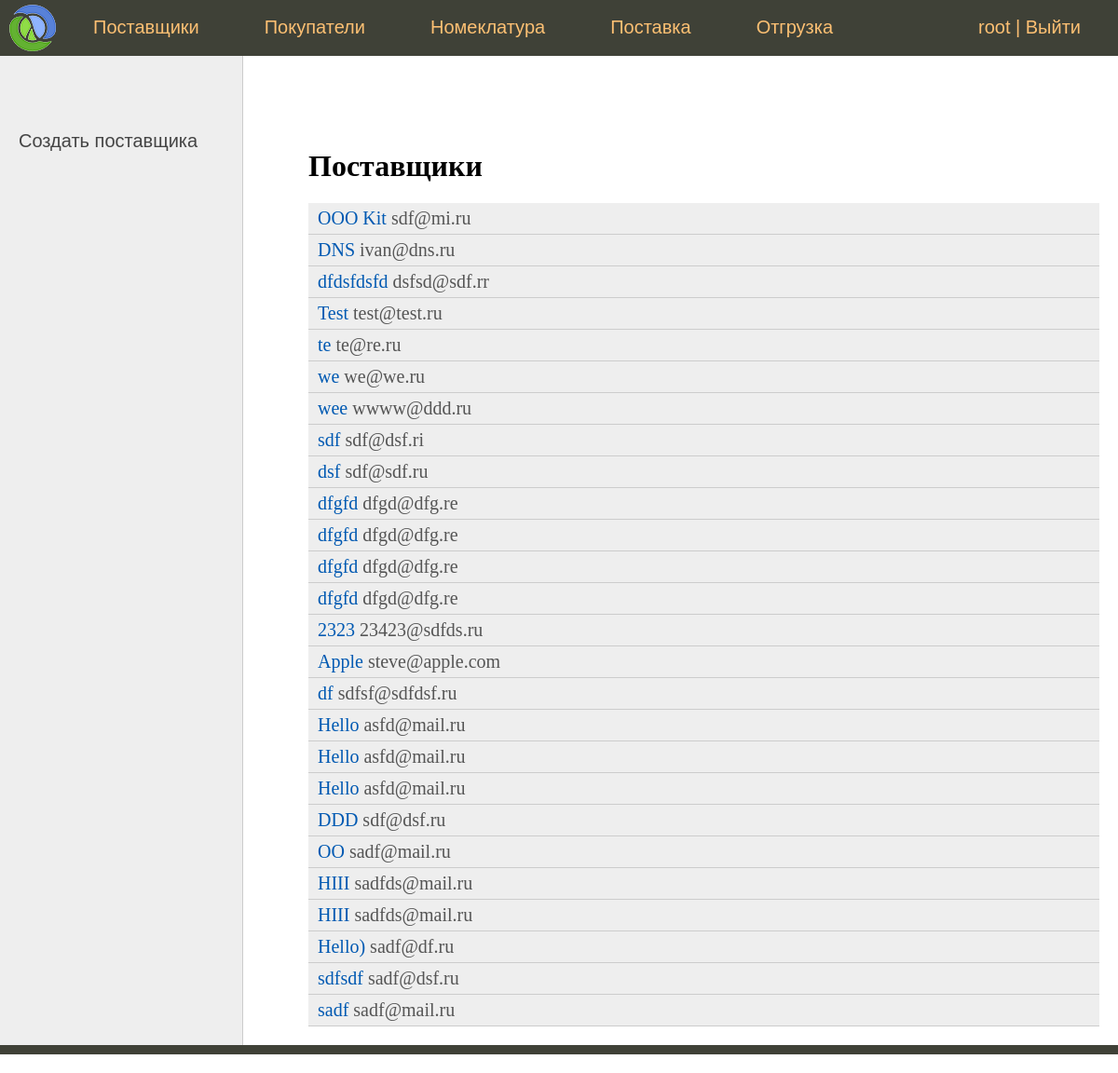
The page /vendor/ (signed in) on the database its author committed.
### sklad/models.py (models this page shows, shortened)
class Contactor(models.Model):
    fio = models.CharField('Фамилия Имя Отчество', max_length=100)
    email = models.EmailField('Email')
    phone = models.IntegerField('Телефон')

class Vendor(Contactor):
    name = models.CharField('Наименование', max_length=100)
    address = models.CharField('Адрес', max_length=100)
    categories = models.ManyToManyField(
        Category,
        verbose_name='Категории'
    )
    bank_details = models.OneToOneField(
        BankDetails,
        on_delete=models.DO_NOTHING,
        verbose_name='Банковские реквизиты'
    )
    def get_absolute_url(self):
        return reverse('vendor', kwargs={'pk': self.pk})
    class Meta:
        verbose_name = 'Поставщик'
        verbose_name_plural = 'Поставщики'

class Contactor(models.Model):
    fio = models.CharField('Фамилия Имя Отчество', max_length=100)
    email = models.EmailField('Email')
    phone = models.IntegerField('Телефон')

### sklad/views.py (the view)
# urls.py: path('vendor/', VendorListView.as_view(), name='vendor_list'),  #
class VendorListView(SuperUserRequiredMixin, DataMixin, ListView):
    model = Vendor
    template_name = 'sklad/contactor_list.html'
    context_object_name = 'vendors'
    def get_context_data(self, *, object_list=None, **kwargs):
        context = super().get_context_data(**kwargs)
        c_def = self.get_user_context(title="Главная страница")
        context = dict(list(context.items()) + list(c_def.items()))
        context['left_menu'] = [
            {'url_name': 'vendor_add', 'title': 'Создать поставщика'}
        ]
        context['title'] = 'Поставщики'
        return context

### sklad/mixin.py (called while the page is built)
    def dispatch(self, request, *args, **kwargs):
        if not request.user.is_superuser:
            return self.handle_no_permission()
        return super().dispatch(request, *args, **kwargs)

    def get_user_context(self, **kwargs):
        context = kwargs
        if self.request.user.is_superuser:
            context['menu'] = menu
        return context

### sklad/templates/sklad/contactor_list.html (shortened to what this page needs)
{% extends 'sklad/base.html' %}
{% block left_menu %}
    {% include 'sklad/left_menu.html' %}
{% endblock %}
{% block content %}
<h1>{{ title }}</h1>
<ul class="list-articles">
    {% if buyers %}
	{% for n in buyers %}
        <li>
            <div class="article-panel">
                <p class="first"><a href="{{ n.get_absolute_url }}">{{ n.fio }}</a> {{ n.email }}</p>
                <p class="last"></p>
            </div>
			<div class="clear"></div>
        </li>
	{% endfor %}
    {% elif vendors %}
 	{% for n in vendors %}
        <li>
            <div class="article-panel">
                <p class="first"><a href="{{ n.get_absolute_url }}">{{ n.name }}</a> {{ n.email }}</p>
            </div>
        </li>
	{% endfor %}
    {% endif %}
</ul>
{% endblock %}

### sklad/templates/sklad/base.html (shortened to what this page needs)
{% load static %}
<!DOCTYPE html>
<html>
<head>
	<link type="text/css" href="{% static 'sklad/css/styles.css' %}" rel="stylesheet" />
</head>
<body>
<table class="table-page" border=0 cellpadding="0" cellspacing="0">
<tr><td valign=top>
{% block mainmenu %}
		<div class="header">
			<ul id="mainmenu" class="mainmenu">
			<li class="logo"><a href="{% url 'home' %}"><div class="logo"></div></a></li>
{% for m in menu %}
			<li><a href="{% url m.url_name %}">{{m.title}}</a></li>
{% endfor %}
            {% if request.user.is_authenticated %}
				<li class="last">{{ user.username }} | <a href="{% url 'logout' %}">Выйти</a></li>
            {% else %}
                <li class="last"><a href="{% url 'login' %}">Войти</a></li>
            {% endif %}
			</ul>
		</div>
{% endblock mainmenu %}
<table class="table-content" border=0 cellpadding="0" cellspacing="0">
<tr>
	<td valign="top" class="left-chapters">
{% block left_menu %}{% endblock %}
</td>
<td valign="top" class="content">
	<div class="content-text">
{% block content %}
{% endblock %}
	</div>
</td></tr></table>
</td></tr>
<tr><td valign=top>
	<div id="footer">
	</div>
</td></tr></table>
</body>
</html>

### sklad/static/sklad/css/styles.css (style rules this page uses)
html, body { font-family: 'Arial'; margin: 0; padding: 0; height: 100%; width: 100%; color: #444; }
a { color: #0059b2; text-decoration: none; }
div.article-panel { background: #eee; padding: 5px 10px 5px 10px; box-sizing: border-box; overflow: hidden; color: #555; }
div.article-panel p.first { margin: 0; float: left; }
ul.list-articles { list-style: none; margin: 0; padding: 0; }
ul.list-articles li { border-bottom: 1px solid #ccc; }
.table-page { width: 100%; height: 100%; vertical-align: top; }
.table-page tr { height: 100%; }
.header { background: #3F4137; height: 60px; }
.logo { background: url('../images/logo.png') no-repeat 10px 5px; width: 70px; height: 60px; }
ul.mainmenu { list-style: none; margin: 0; padding: 0; height: 60px; color: #fdc073; font-size: 20px; overflow: hidden; }
ul.mainmenu li { float: left; margin: 18px 40px 0 30px; }
ul.mainmenu li.logo { margin: 0; }
ul.mainmenu li.last { float: right; }
ul.mainmenu li a { color: #fdc073; text-decoration: none; }
.table-content { width: 100%; min-height: 100%; height: 100%; }
.left-chapters { margin: 0; background: #eee; border-right: 1px solid #ccc; min-height: 100%; }
.content { padding: 40px 20px 20px 40px; width: 100%; box-sizing: border-box; }
.content-text { margin: 60px 0 0 30px; color: #000; font-size: 20px; font-family: Yandex Sans Display Light; }
.content-text h1 { font-size: 32px; }
#footer { box-sizing: border-box; background: #3F4137; padding: 5px; color: #aaa; font-size: 14px; font-family: Verdana, Geneva, Arial, Helvetica; text-align: left; overflow: hidden; }

### rows shown on the page
Vendor: name "OOO Kit", email "sdf@mi.ru"
Vendor: name "DNS", email "ivan@dns.ru"
Vendor: name "dfdsfdsfd", email "dsfsd@sdf.rr"
Vendor: name "Test", email "test@test.ru"
Vendor: name "te", email "te@re.ru"
Vendor: name "we", email "we@we.ru"
Vendor: name "wee", email "wwww@ddd.ru"
Vendor: name "sdf", email "sdf@dsf.ri"
Vendor: name "dsf", email "sdf@sdf.ru"
Vendor: name "dfgfd", email "dfgd@dfg.re"
Vendor: name "dfgfd", email "dfgd@dfg.re"
Vendor: name "dfgfd", email "dfgd@dfg.re"
Vendor: name "dfgfd", email "dfgd@dfg.re"
Vendor: name "2323", email "23423@sdfds.ru"
Vendor: name "Apple", email "steve@apple.com"
Vendor: name "df", email "sdfsf@sdfdsf.ru"
Vendor: name "Hello", email "asfd@mail.ru"
Vendor: name "Hello", email "asfd@mail.ru"
Vendor: name "Hello", email "asfd@mail.ru"
Vendor: name "DDD", email "sdf@dsf.ru"
Vendor: name "OO", email "sadf@mail.ru"
Vendor: name "HIII", email "sadfds@mail.ru"
Vendor: name "HIII", email "sadfds@mail.ru"
Vendor: name "Hello)", email "sadf@df.ru"
Vendor: name "sdfsdf", email "sadf@dsf.ru"
Vendor: name "sadf", email "sadf@mail.ru"

### other values the page prints
{{ m.title }} "Поставщики" "Покупатели" "Номеклатура" "Поставка" "Отгрузка"
{{ user.username }} "root"
{{ m.title }} "Создать поставщика"
{{ title }} "Поставщики"
